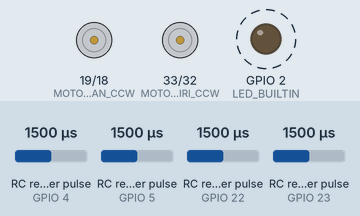
A sketch run on a simulated ESP32. Shown: motor-driver pin pairs drawn as motors (green arrow = first pin HIGH = forward, orange = second pin HIGH = backward, longer = more drive), output pins drawn as LEDs (lit = HIGH). Wiring (inferred from the names in the program): 4 × RC receiver channel: data GPIO 4 / data GPIO 5 / data GPIO 22 / data GPIO 23. Dashed ring = blinking. The inputs (shaded band) are chosen by the test bench; at power-on: RC receiver pulse (sensors on GPIO 4, GPIO 5, GPIO 23, GPIO 22) 1500 µs. What the sketch prints to the serial monitor is not drawn.

Above: at 1.2 s.
1.3 s: RC receiver pulse (sensor on GPIO 4) set to 1397 µs
4.3 s: RC receiver pulse (sensor on GPIO 4) set to 1384 µs
At 5.1 s:
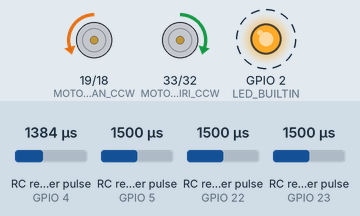
7.3 s: RC receiver pulse (sensor on GPIO 5) set to 1400 µs
10.3 s: RC receiver pulse (sensor on GPIO 5) set to 1384 µs
At 11.5 s:
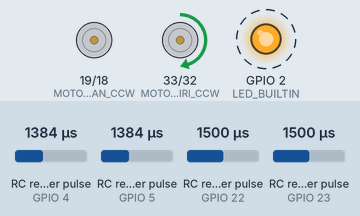
13.3 s: RC receiver pulse (sensor on GPIO 23) set to 1685 µs
15.3 s: RC receiver pulse (sensor on GPIO 23) set to 1716 µs
At 15.7 s:
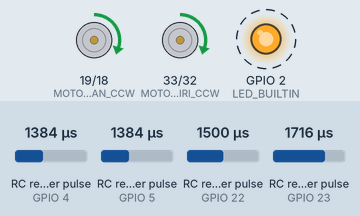
Timing chart, 0 to 19.3 s (numbered marks = the images above; inputs shaded):
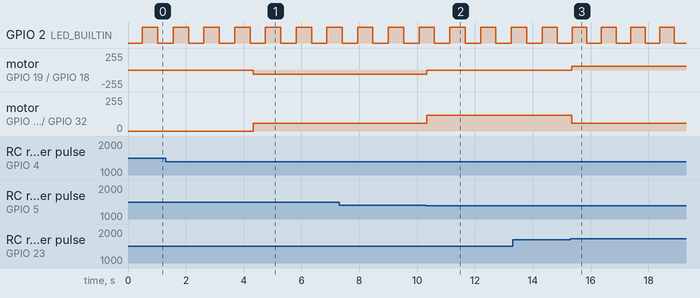

The sketch:

boccher_v2_RC.ino
```cpp
/*
 *  SumoBot 3kg TechnoCorner 2025 - RC Control Version
 *  Ready to Win for TechnoCorner 2025!!
 *  Boccher Team
 *  Component : Motor JGA25-370 dengan driver terintegrasi, RC Receiver 2.4GHz, ESP32 Doit Devkit V1
 *  RC Transmitter: TX4 2.4 GHz 4CH
 */

// Motor kiri
#define MOTOR_KIRI_CW  32
#define MOTOR_KIRI_CCW 33

// Motor kanan
#define MOTOR_KANAN_CW  18
#define MOTOR_KANAN_CCW 19

// RC Receiver pins
#define RC_CH1_PIN 4   // Throttle (maju-mundur)
#define RC_CH2_PIN 5   // Steering (belok kiri-kanan)
#define RC_CH3_PIN 23  // Switch untuk mode rotate
#define RC_CH4_PIN 22  // Emergency stop

// PWM Configuration
#define PWM_FREQUENCY          1000  // Reduced frequency for motor drivers
#define PWM_RESOLUTION         8
#define PWM_CHANNEL_KIRI_CW    0
#define PWM_CHANNEL_KIRI_CCW   1
#define PWM_CHANNEL_KANAN_CW   2
#define PWM_CHANNEL_KANAN_CCW  3

// RC signal parameters
#define RC_MIN_PULSE 1000  // Minimum pulse width (microseconds)
#define RC_MAX_PULSE 2000  // Maximum pulse width (microseconds)
#define RC_MID_PULSE 1500  // Middle/neutral position
#define RC_DEADZONE 50     // Deadzone around neutral

// Motor parameters
int maxSpeed = 255;
int minSpeed = 60;     // Increased minimum speed for better motor response
bool isRCConnected = false;
unsigned long lastRCSignal = 0;
#define RC_TIMEOUT 1000    // RC signal timeout (milliseconds)

// LED status
#define LED_BUILTIN 2
unsigned long lastBlinkTime = 0;
bool ledState = false;

// RC channel values
volatile unsigned long rc_ch1_start = 0;
volatile unsigned long rc_ch2_start = 0;
volatile unsigned long rc_ch3_start = 0;
volatile unsigned long rc_ch4_start = 0;

volatile int rc_ch1_value = RC_MID_PULSE;
volatile int rc_ch2_value = RC_MID_PULSE;
volatile int rc_ch3_value = RC_MID_PULSE;
volatile int rc_ch4_value = RC_MID_PULSE;

// RC Channel interrupt handlers
void IRAM_ATTR readRC_CH1() {
  if (digitalRead(RC_CH1_PIN) == HIGH) {
    rc_ch1_start = micros();
  } else {
    if (rc_ch1_start != 0) {
      unsigned long pulseWidth = micros() - rc_ch1_start;
      if (pulseWidth >= RC_MIN_PULSE && pulseWidth <= RC_MAX_PULSE) {
        rc_ch1_value = pulseWidth;
        lastRCSignal = millis();
      }
      rc_ch1_start = 0;
    }
  }
}

void IRAM_ATTR readRC_CH2() {
  if (digitalRead(RC_CH2_PIN) == HIGH) {
    rc_ch2_start = micros();
  } else {
    if (rc_ch2_start != 0) {
      unsigned long pulseWidth = micros() - rc_ch2_start;
      if (pulseWidth >= RC_MIN_PULSE && pulseWidth <= RC_MAX_PULSE) {
        rc_ch2_value = pulseWidth;
        lastRCSignal = millis();
      }
      rc_ch2_start = 0;
    }
  }
}

void IRAM_ATTR readRC_CH3() {
  if (digitalRead(RC_CH3_PIN) == HIGH) {
    rc_ch3_start = micros();
  } else {
    if (rc_ch3_start != 0) {
      unsigned long pulseWidth = micros() - rc_ch3_start;
      if (pulseWidth >= RC_MIN_PULSE && pulseWidth <= RC_MAX_PULSE) {
        rc_ch3_value = pulseWidth;
        lastRCSignal = millis();
      }
      rc_ch3_start = 0;
    }
  }
}

void IRAM_ATTR readRC_CH4() {
  if (digitalRead(RC_CH4_PIN) == HIGH) {
    rc_ch4_start = micros();
  } else {
    if (rc_ch4_start != 0) {
      unsigned long pulseWidth = micros() - rc_ch4_start;
      if (pulseWidth >= RC_MIN_PULSE && pulseWidth <= RC_MAX_PULSE) {
        rc_ch4_value = pulseWidth;
        lastRCSignal = millis();
      }
      rc_ch4_start = 0;
    }
  }
}

void setup() {
  Serial.begin(115200);

  // Setup motor pins sebagai output
  pinMode(MOTOR_KIRI_CW, OUTPUT);
  pinMode(MOTOR_KIRI_CCW, OUTPUT);
  pinMode(MOTOR_KANAN_CW, OUTPUT);
  pinMode(MOTOR_KANAN_CCW, OUTPUT);
  pinMode(LED_BUILTIN, OUTPUT);
  digitalWrite(LED_BUILTIN, LOW);

  // Setup PWM channels
  ledcSetup(PWM_CHANNEL_KIRI_CW, PWM_FREQUENCY, PWM_RESOLUTION);
  ledcSetup(PWM_CHANNEL_KIRI_CCW, PWM_FREQUENCY, PWM_RESOLUTION);
  ledcSetup(PWM_CHANNEL_KANAN_CW, PWM_FREQUENCY, PWM_RESOLUTION);
  ledcSetup(PWM_CHANNEL_KANAN_CCW, PWM_FREQUENCY, PWM_RESOLUTION);

  ledcAttachPin(MOTOR_KIRI_CW, PWM_CHANNEL_KIRI_CW);
  ledcAttachPin(MOTOR_KIRI_CCW, PWM_CHANNEL_KIRI_CCW);
  ledcAttachPin(MOTOR_KANAN_CW, PWM_CHANNEL_KANAN_CW);
  ledcAttachPin(MOTOR_KANAN_CCW, PWM_CHANNEL_KANAN_CCW);

  // Setup RC receiver pins
  pinMode(RC_CH1_PIN, INPUT);
  pinMode(RC_CH2_PIN, INPUT);
  pinMode(RC_CH3_PIN, INPUT);
  pinMode(RC_CH4_PIN, INPUT);

  // Attach interrupts for RC channels
  attachInterrupt(digitalPinToInterrupt(RC_CH1_PIN), readRC_CH1, CHANGE);
  attachInterrupt(digitalPinToInterrupt(RC_CH2_PIN), readRC_CH2, CHANGE);
  attachInterrupt(digitalPinToInterrupt(RC_CH3_PIN), readRC_CH3, CHANGE);
  attachInterrupt(digitalPinToInterrupt(RC_CH4_PIN), readRC_CH4, CHANGE);

  stopMotors();

  Serial.println("Robot Sumo RC Control Ready!");
  Serial.println("Motor: JGA25-370 dengan driver terintegrasi");
  Serial.println("Menunggu sinyal RC...");
}

void loop() {
  // Check RC connection status
  checkRCConnection();

  // Handle LED status
  handleLEDStatus();

  // Process RC commands if connected
  if (isRCConnected) {
    processRCCommands();
  } else {
    stopMotors();
  }


  // setMotorSpeed(255, 0); // maju
  // delay(3000);
  // setMotorSpeed(0, 255); // maju
  // delay(3000);
  // setMotorSpeed(-255, 0); // maju
  // delay(3000);
  // setMotorSpeed(0, -255); // maju
  // delay(3000);

  // Debug output (comment out for competition)
  static unsigned long lastDebugTime = 0;
  if (millis() - lastDebugTime >= 500) {
    lastDebugTime = millis();
    Serial.print("CH1: "); Serial.print(rc_ch1_value);
    Serial.print(" CH2: "); Serial.print(rc_ch2_value);
    Serial.print(" CH3: "); Serial.print(rc_ch3_value);
    Serial.print(" CH4: "); Serial.print(rc_ch4_value);
    Serial.print(" Connected: "); Serial.println(isRCConnected);
  }

  delay(20);
}

void checkRCConnection() {
  unsigned long currentTime = millis();

  // Check if we received RC signal recently
  if (currentTime - lastRCSignal < RC_TIMEOUT) {
    if (!isRCConnected) {
      isRCConnected = true;
      Serial.println("RC Transmitter terhubung!");
    }
  } else {
    if (isRCConnected) {
      isRCConnected = false;
      Serial.println("RC Transmitter terputus!");
      stopMotors();
    }
  }
}

void handleLEDStatus() {
  if (isRCConnected) {
    // Blink LED when connected
    unsigned long currentTime = millis();
    if (currentTime - lastBlinkTime >= 500) {
      lastBlinkTime = currentTime;
      ledState = !ledState;
      digitalWrite(LED_BUILTIN, ledState);
    }
  } else {
    // LED off when disconnected
    digitalWrite(LED_BUILTIN, LOW);
  }
}

void processRCCommands() {
  // Emergency stop check (CH4)
  if (rc_ch4_value > 1700) {  // High position = emergency stop
    stopMotors();
    return;
  }

  // Convert RC values to motor commands
  int throttle = map(rc_ch1_value, RC_MIN_PULSE, RC_MAX_PULSE, -maxSpeed, maxSpeed);
  int steering = map(rc_ch2_value, RC_MIN_PULSE, RC_MAX_PULSE, -maxSpeed, maxSpeed);

  // Apply deadzone
  if (abs(throttle) < minSpeed) throttle = 0;
  if (abs(steering) < minSpeed) steering = 0;

  // Check for rotate mode (CH3)
  if (rc_ch3_value > 1700) {  // High position = rotate mode
    if (steering > 0) {
      rotateRight(abs(steering));
    } else if (steering < 0) {
      rotateLeft(abs(steering));
    } else {
      stopMotors();
    }
    return;
  }

  // Normal movement mode
  moveRobot(throttle, steering);
}

void moveRobot(int throttle, int steering) {
  // Tank drive mixing
  int leftMotorSpeed  = throttle + steering;
  int rightMotorSpeed = throttle - steering;

  // Constrain speeds
  leftMotorSpeed  = constrain(leftMotorSpeed, -maxSpeed, maxSpeed);
  rightMotorSpeed = constrain(rightMotorSpeed, -maxSpeed, maxSpeed);

  setMotorSpeed(leftMotorSpeed, rightMotorSpeed);


  Serial.println("----------------------------------------");
  Serial.println("RAW RC VALUES (microseconds):");
  Serial.printf("CH1 (Throttle): %4d μs\n", rc_ch1_value);
  Serial.printf("CH2 (Steering): %4d μs\n", rc_ch2_value);
  Serial.printf("CH3 (Rotate):   %4d μs\n", rc_ch3_value);
  Serial.printf("CH4 (E-Stop):   %4d μs\n", rc_ch4_value);

  Serial.println("----------------------------------------");


}

void setMotorSpeed(int leftSpeed, int rightSpeed) {
  // Motor kiri
  // Untuk maju: motor kiri harus berputar CW
  // Untuk mundur: motor kiri harus berputar CCW
  if (leftSpeed > 0) {
    // Maju - CW
    ledcWrite(PWM_CHANNEL_KIRI_CW, leftSpeed);
    ledcWrite(PWM_CHANNEL_KIRI_CCW, 0);
  } else if (leftSpeed < 0) {
    // Mundur - CCW
    ledcWrite(PWM_CHANNEL_KIRI_CW, 0);
    ledcWrite(PWM_CHANNEL_KIRI_CCW, -leftSpeed);
  } else {
    // Stop
    ledcWrite(PWM_CHANNEL_KIRI_CW, 0);
    ledcWrite(PWM_CHANNEL_KIRI_CCW, 0);
  }

  // Motor kanan
  // Untuk maju: motor kanan harus berputar CCW
  // Untuk mundur: motor kanan harus berputar CW
  if (rightSpeed > 0) {
    // Maju - CCW
    ledcWrite(PWM_CHANNEL_KANAN_CW, 0);
    ledcWrite(PWM_CHANNEL_KANAN_CCW, rightSpeed);
  } else if (rightSpeed < 0) {
    // Mundur - CW
    ledcWrite(PWM_CHANNEL_KANAN_CW, -rightSpeed);
    ledcWrite(PWM_CHANNEL_KANAN_CCW, 0);
  } else {
    // Stop
    ledcWrite(PWM_CHANNEL_KANAN_CW, 0);
    ledcWrite(PWM_CHANNEL_KANAN_CCW, 0);
  }


  Serial.printf("Left Motor Speed:    %4d\n", leftSpeed);
  Serial.printf("Right Motor Speed:   %4d\n", rightSpeed);


}

void rotateLeft(int speed) {
  // Rotate left: motor kiri mundur (CCW), motor kanan maju (CCW)
  ledcWrite(PWM_CHANNEL_KIRI_CW, 0);   // Motor kiri CCW (mundur)
  ledcWrite(PWM_CHANNEL_KIRI_CCW, speed);
  ledcWrite(PWM_CHANNEL_KANAN_CW, 0);  // Motor kanan CCW (maju)
  ledcWrite(PWM_CHANNEL_KANAN_CCW, speed);
}

void rotateRight(int speed) {
  // Rotate right: motor kiri maju (CW), motor kanan mundur (CW)
  ledcWrite(PWM_CHANNEL_KIRI_CW, speed);
  ledcWrite(PWM_CHANNEL_KIRI_CCW, 0);  // Motor kiri CCW (maju)
  ledcWrite(PWM_CHANNEL_KANAN_CW, speed);
  ledcWrite(PWM_CHANNEL_KANAN_CCW, 0); // Motor kanan CCW (mundur)
}

void stopMotors() {
  ledcWrite(PWM_CHANNEL_KIRI_CW, 0);
  ledcWrite(PWM_CHANNEL_KIRI_CCW, 0);
  ledcWrite(PWM_CHANNEL_KANAN_CW, 0);
  ledcWrite(PWM_CHANNEL_KANAN_CCW, 0);
}

// Fungsi alternatif menggunakan analogWrite (jika diperlukan)
/*
void setMotorSpeedAnalog(int leftSpeed, int rightSpeed) {
  // Motor kiri
  if (leftSpeed > 0) {
    analogWrite(MOTOR_KIRI_CW, 0);
    analogWrite(MOTOR_KIRI_CCW, leftSpeed);
  } else if (leftSpeed < 0) {
    analogWrite(MOTOR_KIRI_CW, -leftSpeed);
    analogWrite(MOTOR_KIRI_CCW, 0);
  } else {
    analogWrite(MOTOR_KIRI_CW, 0);
    analogWrite(MOTOR_KIRI_CCW, 0);
  }

  // Motor kanan
  if (rightSpeed > 0) {
    analogWrite(MOTOR_KANAN_CW, rightSpeed);
    analogWrite(MOTOR_KANAN_CCW, 0);
  } else if (rightSpeed < 0) {
    analogWrite(MOTOR_KANAN_CW, 0);
    analogWrite(MOTOR_KANAN_CCW, -rightSpeed);
  } else {
    analogWrite(MOTOR_KANAN_CW, 0);
    analogWrite(MOTOR_KANAN_CCW, 0);
  }
}
*/
```

Measured:
- the behaviour switches between 1385 and 1384 µs on RC receiver pulse (sensor on GPIO 4) (found by bisection; images 0 and 1)
- the behaviour switches between 1385 and 1384 µs on RC receiver pulse (sensor on GPIO 5) (found by bisection; images 1 and 2)
- the behaviour switches between 1700 and 1701 µs on RC receiver pulse (sensor on GPIO 23) (found by bisection; images 2 and 3)
- after the input at 4.3 s, motor on GPIO 19 (MOTOR_KANAN_CCW) / GPIO 18 (MOTOR_KANAN_CW): stopped → backward 60/255 at once; motor on GPIO 33 (MOTOR_KIRI_CCW) / GPIO 32 (MOTOR_KIRI_CW): stopped → forward 60/255 at once
- after the input at 10.3 s, motor on GPIO 19 (MOTOR_KANAN_CCW) / GPIO 18 (MOTOR_KANAN_CW): backward 60/255 → stopped at once; motor on GPIO 33 (MOTOR_KIRI_CCW) / GPIO 32 (MOTOR_KIRI_CW): forward 60/255 → forward 120/255 at once
- after the input at 15.3 s, motor on GPIO 19 (MOTOR_KANAN_CCW) / GPIO 18 (MOTOR_KANAN_CW): stopped → forward 60/255 after 0.05 s; motor on GPIO 33 (MOTOR_KIRI_CCW) / GPIO 32 (MOTOR_KIRI_CW): forward 120/255 → forward 60/255 after 0.05 s
- by itself, GPIO 2 (LED_BUILTIN): alternates HIGH for 0.50 s and LOW for 0.50 s
